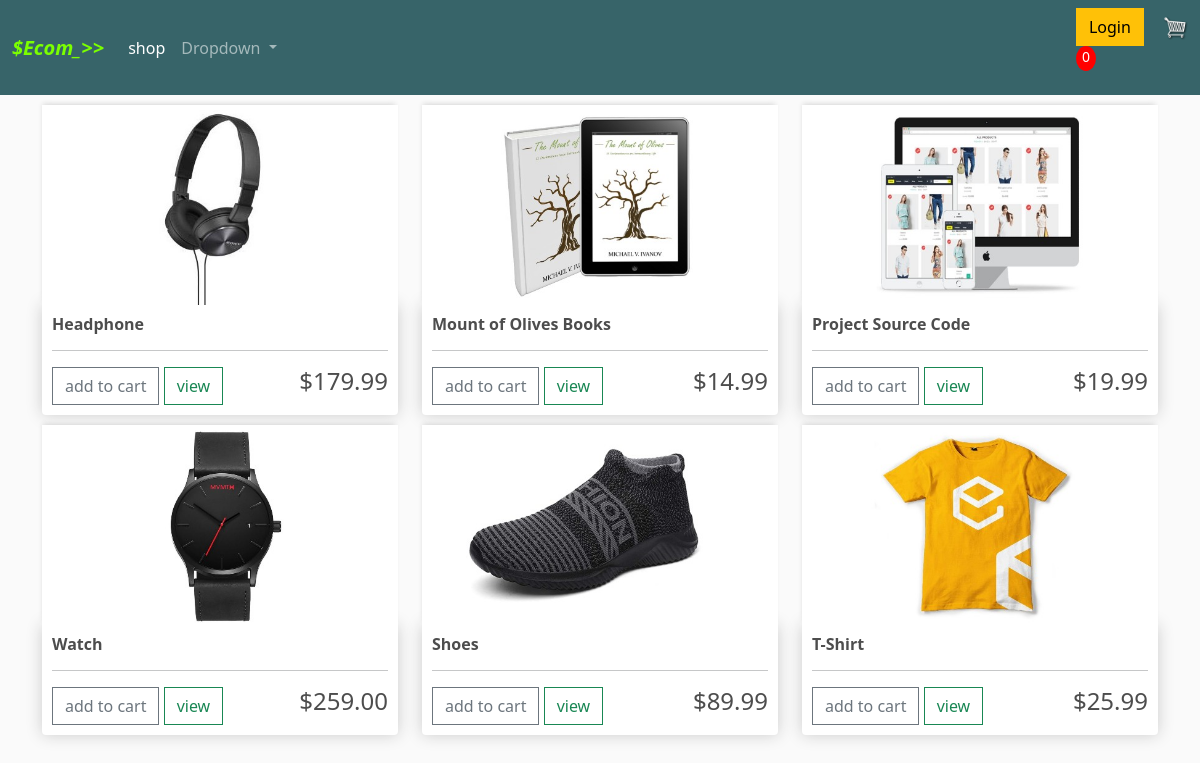
Before: / with the older database file.
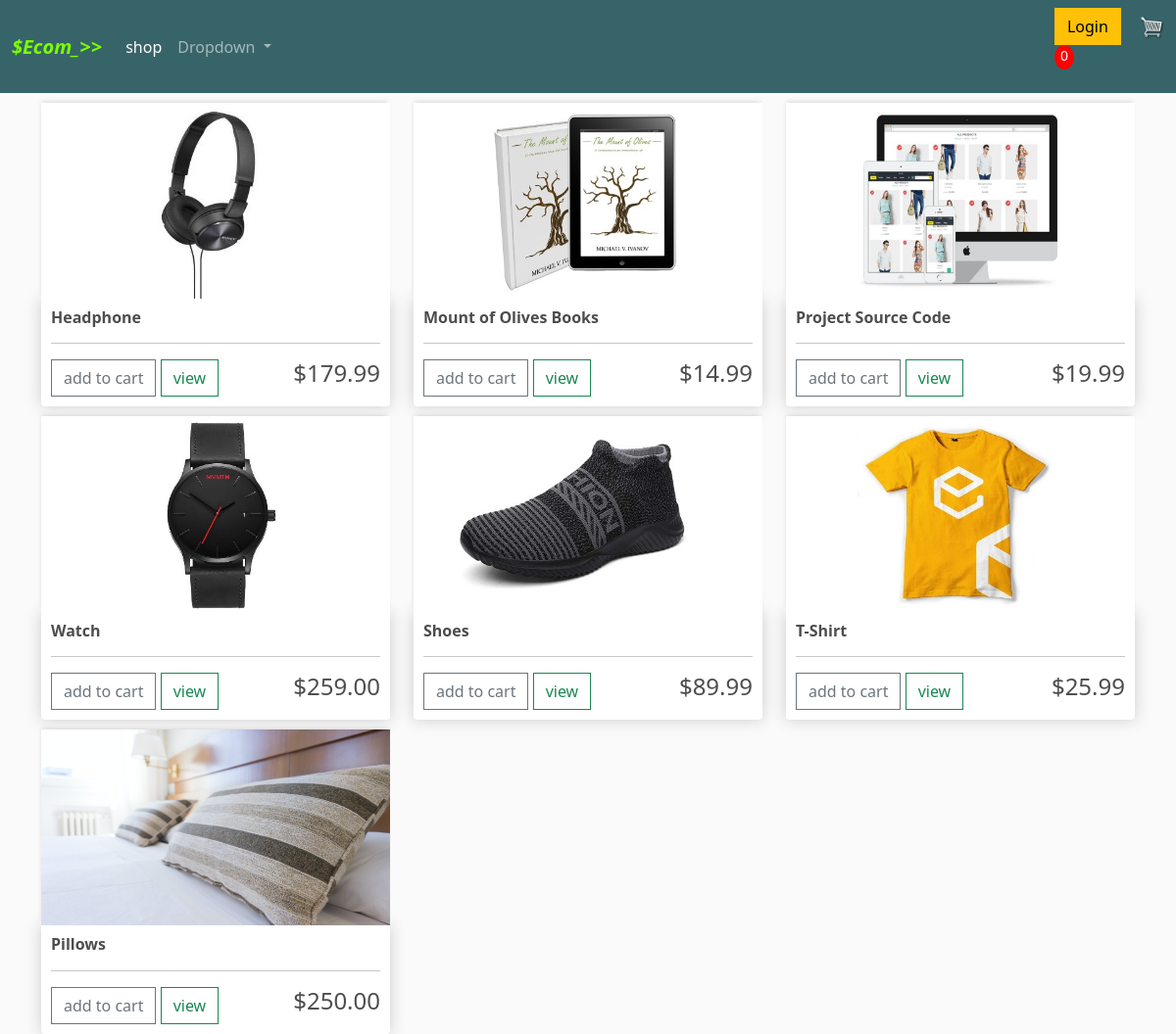
After: the same page with the newer database file.
### shop/models.py (models this page shows, shortened)
class Product(models.Model):
    name = models.CharField(max_length = 200, null = True )
    price = models.FloatField()
    digital = models.BooleanField(default = False ,null =True , blank =False)
    image = models.ImageField(null=True, blank=True)
    @property
    def imageURL(self):
        try:
            url = self.image.url
        except:
            url = ''
        return url

### shop/views.py (the view)
# urls.py: path('',include('shop.urls')),
def shop(request):
    if request.user.is_authenticated:  #if user has logged in ...!
        customer = request.user.customer
        order , created = Order.objects.get_or_create(customer = customer, complete = False)
        items = order.orderitem_set.all()  # I HAVE SEEN THIS NOTATION SEVERAL TIMES
        cartItems = order.get_cart_items
    else:
        items = []
        order = {'get_cart_total': 0, 'get_cart_items':0 , 'shipping' : False}
        cartItems =order['get_cart_items']
    products = Product.objects.all()
    context ={'products':products , 'cartItems':cartItems}
    return render(request, 'shop/shop.html', context)

### shop/templates/shop/shop.html (shortened to what this page needs)
{% extends 'shop/main.html' %}
{% load static %}
{% load bootstrap5 %}
{% block content %}
<div class="row">
    {%  for product in products %}
    <div class="col-lg-4">
        <img class = "thumbnail" src = "{{ product.imageURL }}">
        <div class="box-element product">
            <h6><strong> {{product.name}} </strong></h6>
            <hr>
            {% if user.is_authenticated %}
            <button data-product ={{product.id}} data-action="add" class ="btn btn-outline-secondary add-btn update-cart">add to cart</button>
            {% else %}
            <button data-bs-toggle="modal" data-bs-target="#exampleModal" class ="btn btn-outline-secondary add-btn">add to cart</button>
            {% endif %}
            <a class ="btn btn-outline-success" href ="#">view</a>
            <h4 style = "display: inline-block; float: right;">${{product.price|floatformat:2}}</h4>
        </div>
    </div>
    {% endfor %}
</div>
{% endblock content %}

### shop/templates/shop/main.html (shortened to what this page needs)
<!DOCTYPE html>
{% load static %}
<html>
<head>
    <link href="https://cdn.jsdelivr.net/npm/bootstrap@5.1.3/dist/css/bootstrap.min.css" rel="stylesheet">
    {% load static %}
    {% load bootstrap5 %}
{% bootstrap_css %}
    <link rel='stylesheet' type='text/css' media='screen' href="{% static 'mycss/main.css' %}">
</head>
<body>
    <nav class="navbar navbar-expand-lg navbar-dark bg-dark">
        <div class="container-fluid">
          <a class="navbar-brand" href="{% url 'shop:shop' %}" style="color:rgb(123, 255, 0); font-style: italic; font-weight: 600;">$Ecom_>></a>
          <div class="collapse navbar-collapse" id="navbarSupportedContent">
            <ul class="navbar-nav me-auto mb-2 mb-lg-0">
              <li class="nav-item">
                <a class="nav-link active" aria-current="page" href="{% url 'shop:shop' %}">shop </a>
              </li>
              <li class="nav-item dropdown">
                <a class="nav-link dropdown-toggle" href="#" id="navbarDropdown" role="button" data-bs-toggle="dropdown" aria-expanded="false">
                  Dropdown
                </a>
              </li>
            </ul>
            <div class="form-inline" >
                <a href="#"class="btn btn-warning">Login</a>
                <a href="{% url 'shop:cart' %}">
                  <img  id="cart-icon" src="{% static 'images/cart.png' %}">
                </a>
               <p style = "position: sticky;" id="cart-total">{{cartItems}}</p>
           </div>
          </div>
        </div>
      </nav>
  <div class = "container">
    {% block content %}
    {% endblock content %}
  </div>
</body>
</html>

### shop/static/mycss/main.css (style rules this page uses)
body { background-color: hsl(0, 0%, 98%); }
h1,h2,h3,h4,h5,h6 { color:hsl(0, 0%, 30%); }
.box-element { box-shadow:hsl(0, 0%, 80%) 0 0 16px; background-color: #fff; border-radius: 4px; padding: 10px; }
.thumbnail { width: 100%; height: 200px; -webkit-box-shadow: -1px -3px 5px -2px rgba(214,214,214,1); -moz-box-shadow: -1px -3px 5px -2px rgba(214,214,214,1); box-shadow: -1px -3px 5px -2px rgba(214,214,214,1); }
.product { border-radius: 0 0 4px 4px; }
.bg-dark { background-color: #376469!important; }
#cart-icon { width:25px; display: inline-block; margin-left: 15px; }
#cart-total { display: block; text-align: center; color:#fff; background-color: red; width: 20px; height: 25px; border-radius: 50%; font-size: 14px; }
.col-lg-4, .col-lg-6, .col-lg-8, .col-lg-12 { margin-top: 10px; }
.btn { border-radius: 0; }

Changed rows visible on the page:
added Product: imageURL (picture), name "Pillows", price "250.00"
